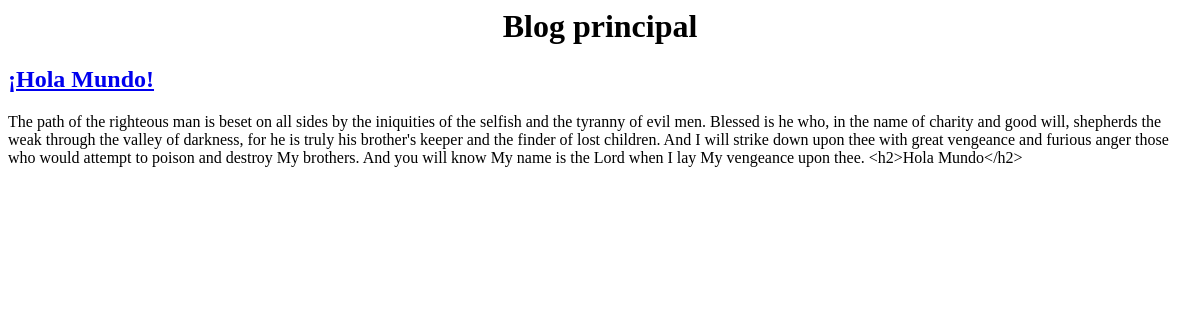
The app's page /, older data.
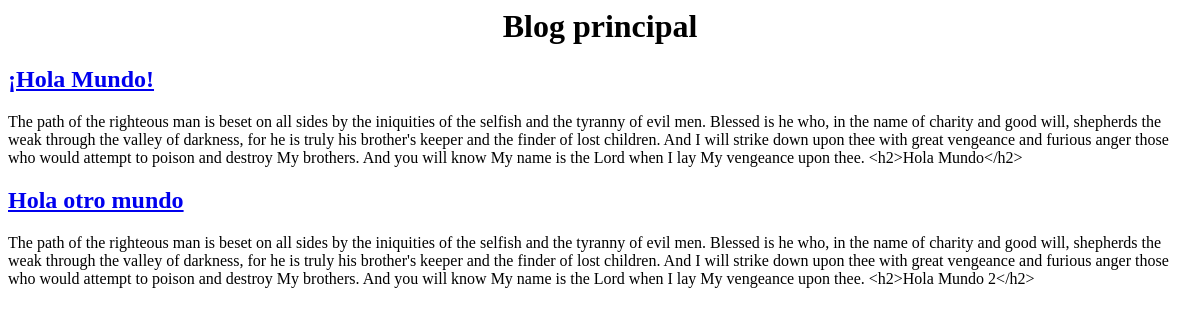
The same page, newer data.
### bloglavencida/models.py (models this page shows, shortened)
class Entrada(models.Model):
	titulo = models.CharField(max_length=200)
	contenido = models.TextField()
	contenido = MarkdownField()
	slug = models.SlugField(editable=False)

### bloglavencida/views.py (the view)
# urls.py: url(r'^$',IndexView.as_view()),
class IndexView(ListView):
	template_name = 'index.html'
	model = Entrada

### bloglavencida/templates/index.html (shortened to what this page needs)
<html>
	<head>
	</head>
	<body>
		<center><h1>Blog principal</h1></center>
		{% for entrada in object_list  %}
		<h2><a href="blog/{{ entrada.slug }}">{{ entrada.titulo }}</a></h2>
		<p>{{ entrada.contenido }}</p>
		{% endfor %}
	</body>
</html>

Row changes from the older to the newer data that the page shows:
added Entrada: titulo "Hola otro mundo", contenido "The path of the righteous man is beset on all sides by the iniquities of the selfish and the tyranny of evil men. Blessed is he who, in the name of charity and good will, shepherds the weak through the valley of darkness, for he is truly his brother's keeper and the finder of lost children. And I will strike down upon thee with great vengeance and furious anger those who would attempt to poison and destroy My brothers. And you will know My name is the Lord when I lay My vengeance upon thee. <h2>Hola Mundo 2</h2>"
